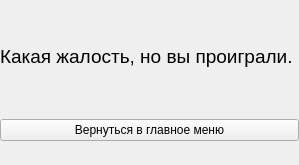
<?xml version="1.0" encoding="UTF-8"?>
<ui version="4.0">
 <class>MainWindow</class>
 <widget class="QMainWindow" name="MainWindow">
  <property name="geometry">
   <rect>
    <x>0</x>
    <y>0</y>
    <width>299</width>
    <height>165</height>
   </rect>
  </property>
  <property name="windowTitle">
   <string>MainWindow</string>
  </property>
  <widget class="QWidget" name="centralwidget">
   <widget class="QWidget" name="verticalLayoutWidget">
    <property name="geometry">
     <rect>
      <x>0</x>
      <y>0</y>
      <width>299</width>
      <height>141</height>
     </rect>
    </property>
    <layout class="QVBoxLayout" name="verticalLayout">
     <item>
      <widget class="QLabel" name="label">
       <property name="text">
        <string>&lt;html&gt;&lt;head/&gt;&lt;body&gt;&lt;p&gt;&lt;span style=&quot; font-size:14pt;&quot;&gt;Какая жалость, но вы проиграли.&lt;/span&gt;&lt;/p&gt;&lt;/body&gt;&lt;/html&gt;</string>
       </property>
      </widget>
     </item>
     <item>
      <widget class="QPushButton" name="finish">
       <property name="text">
        <string>Вернуться в главное меню</string>
       </property>
      </widget>
     </item>
    </layout>
   </widget>
  </widget>
  <widget class="QMenuBar" name="menubar">
   <property name="geometry">
    <rect>
     <x>0</x>
     <y>0</y>
     <width>299</width>
     <height>21</height>
    </rect>
   </property>
  </widget>
 </widget>
 <resources/>
 <connections/>
</ui>
